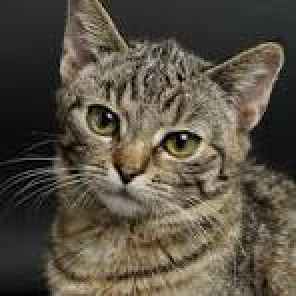
#> input picture image/image.jpg, 148 x 148 px (shown 2 times larger)
$ python gradents.py
#> lines starting #> are read from the running program, lines starting #| are printed output that depends on the picture; after the words box and inside, x2 and y2 are one past the last pixel; in counts of white or black regions, pixels touching at a corner belong together
import cv2 as cv
import numpy as np

img = cv.imread('image/image.jpg')
#> img is the input picture: shape (148, 148, 3); mean B, G, R 67.6, 80.9, 88.4
img=cv.resize(img,(500,500))
#> img: shape (500, 500, 3)
cv.imshow('Image', img)


gray = cv.cvtColor(img, cv.COLOR_BGR2GRAY)
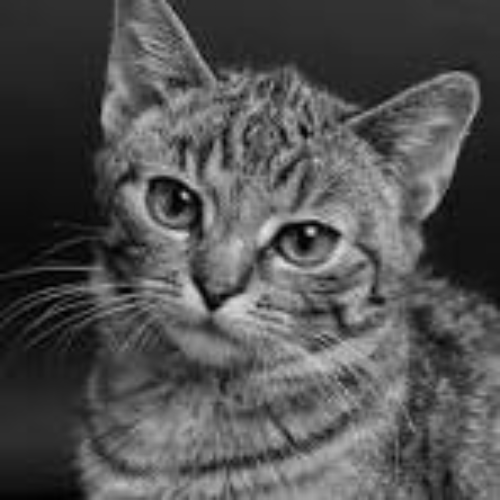
#> gray: shape (500, 500); min 0, max 229, mean 81.5
cv.imshow('Gray', gray)


# Laplacian
lap = cv.Laplacian(gray, cv.CV_64F)
lap = np.uint8(np.absolute(lap))
cv.imshow('Laplacian', lap)

# Sobel
sobelx = cv.Sobel(gray, cv.CV_64F, 1, 0)
sobely = cv.Sobel(gray, cv.CV_64F, 0, 1)
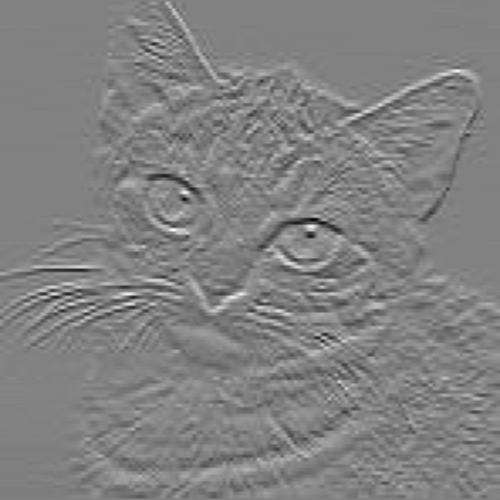
#> sobely: shape (500, 500) float64; min -355, max 343, mean 0.6; drawn with min black and max white
combined_sobel = cv.bitwise_or(sobelx, sobely)
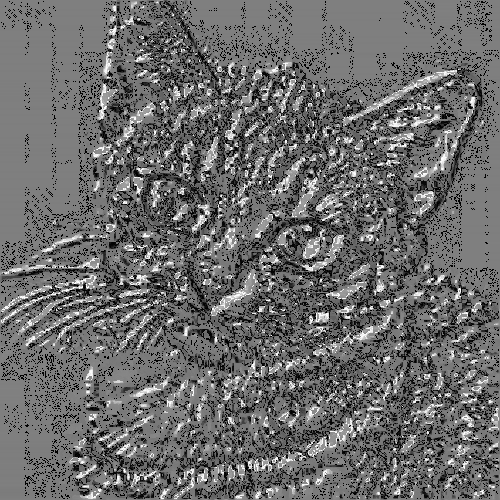
#> combined_sobel: shape (500, 500) float64; 5.16% of the values are NaN or infinite; the others: min -511, max 511, mean -55.42; drawn with min black, max white, NaN and infinite black
cv.imshow('Sobel X', sobelx)
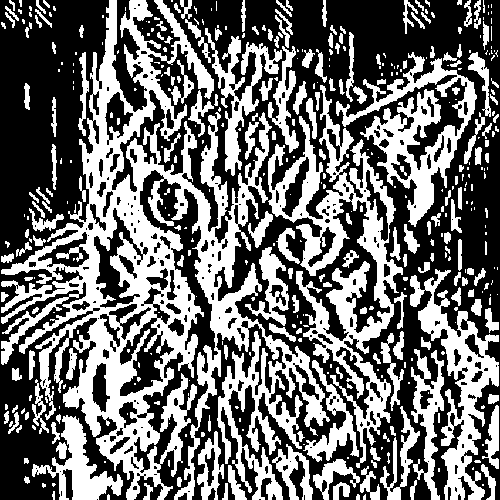
#> window 'Sobel X': shape (500, 500); 42.8% white; 430 white regions (231 under 20 px), largest, box (x1, y1, x2, y2) and area: (1, 0, 330, 500) 47728, (268, 85, 403, 468) 13347, (336, 52, 477, 227) 6983
cv.imshow('Sobel Y', sobely)
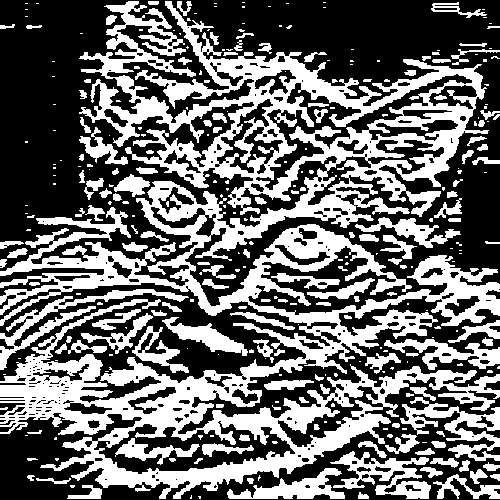
#> window 'Sobel Y': shape (500, 500); 41.6% white; 308 white regions (168 under 20 px), largest, box (x1, y1, x2, y2) and area: (0, 1, 500, 499) 75670, (400, 397, 500, 461) 2246, (0, 289, 189, 370) 2138
cv.imshow('Combined Sobel', combined_sobel)
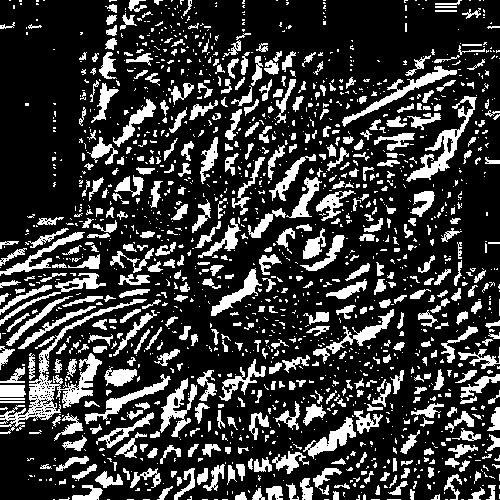
#> window 'Combined Sobel': shape (500, 500); 22.6% white; 1576 white regions (1099 under 20 px), largest, box (x1, y1, x2, y2) and area: (0, 299, 147, 434) 2567, (406, 96, 477, 182) 1224, (342, 66, 457, 127) 940

# Canny
canny = cv.Canny(gray, 150, 175)
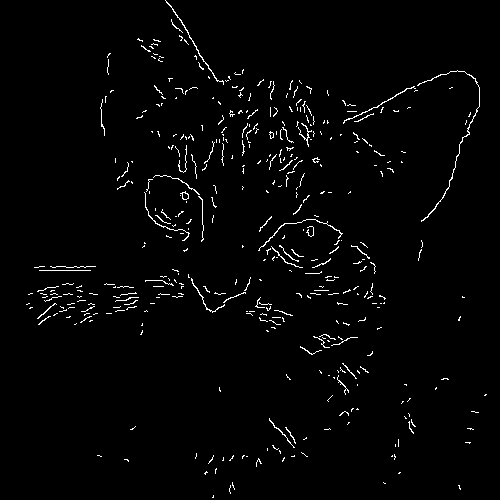
#> canny: shape (500, 500); 2% white in thin lines or dots
cv.imshow('Canny', canny)


cv.waitKey(0)
